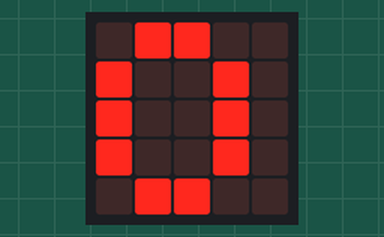
Recording of a program running on a simulated BBC micro:bit (MakeCode). Parts: the board's 5×5 LED display.

Above: at 0.1 s.
At 0.8 s:
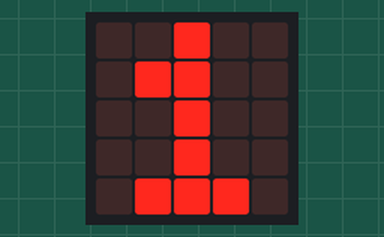
At 1.6 s:
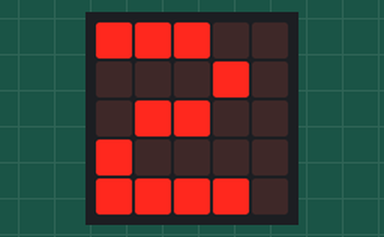
At 3.1 s:
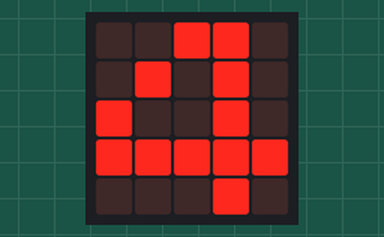
At 4.6 s:
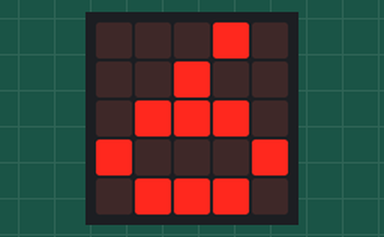
At 6.8 s:
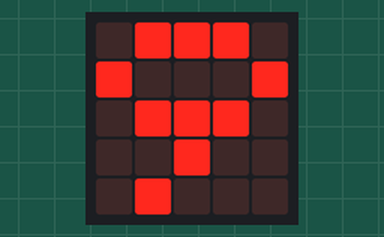

The program:

main.ts
```typescript
while (true) {
    basic.showNumber(0)
    basic.showNumber(1)
    basic.showNumber(2)
    basic.showNumber(3)
    basic.showNumber(4)
    basic.showNumber(5)
    basic.showNumber(6)
    basic.showNumber(7)
    basic.showNumber(8)
    basic.showNumber(9)
}
```

test.ts
```typescript
// Tady jsou testy. Při použití tohoto balíčku jako rozšíření nebude zkompilováno.
```

Measured:
- by itself, everything shown: repeats every 7.5 s, in 10 steps
- what the display in image 1 shows lasts 0.7 s, from 0.8 s to 1.5 s
